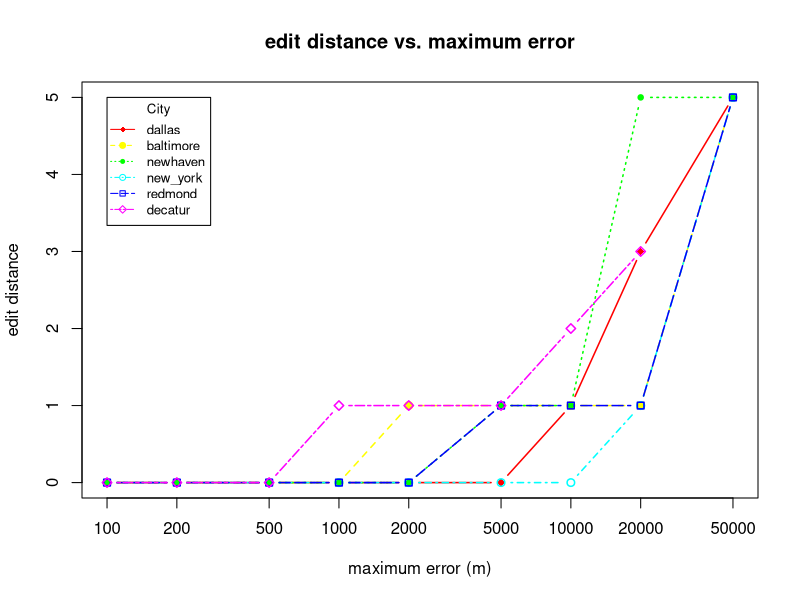

Generate this figure with R:
# Create Line Chart

jpeg("./../restaurant_finder/medians_across_city_si_5.jpg")

# convert factor to numeric for convenience 
Medians <- read.csv("./../restaurant_finder/medians_across_city_si_5.csv")
nlocations <- length(unique(Medians$location))
locations <- unique(Medians$location)

# get the range for the x and y axis 
xrange <- range(Medians$skew)
yrange <- range(Medians$distortion)

# set up the plot 
plot(xrange, yrange, type="n", xlab="maximum error (m)", log="x",
  	      ylab="edit distance") 
colors <- rainbow(nlocations)
linetype <- c(1:nlocations) 
plotchar <- seq(18,18+nlocations,1)

# add lines 
for (i in 1:nlocations) { 
  city <- subset(Medians, location==locations[i])
  lines(sort(city$skew), sort(city$distortion), type="b", lwd=1.5,
    lty=linetype[i], col=colors[i], pch=plotchar[i])
} 

# add a title and subtitle 
title("edit distance vs. maximum error")

# add a legend 
legend(xrange[1], yrange[2], locations, cex=0.8, col=colors,
  		   pch=plotchar, lty=linetype, title="City")

dev.off()
